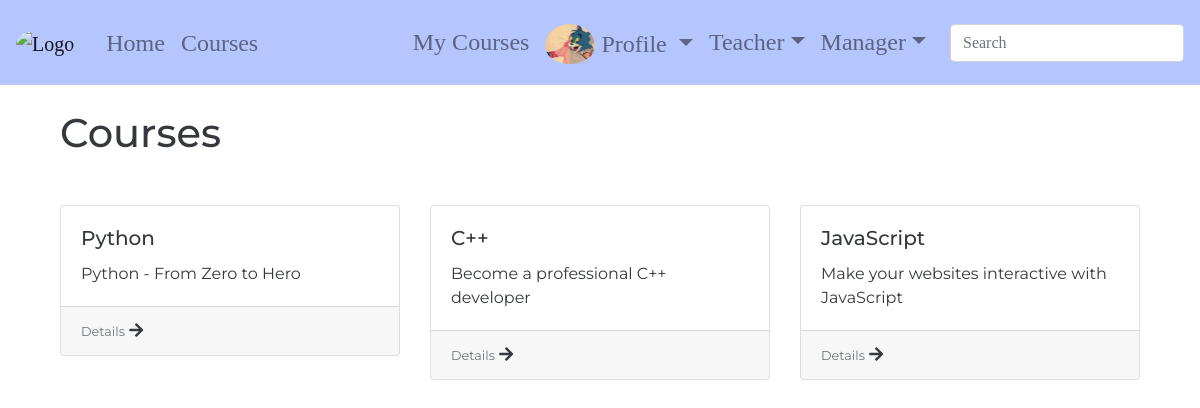
Screenshot of /courses/ (signed in) with the database file from the repository.
### accounts/models.py (models this page shows, shortened)
class CustomUser(AbstractUser, PermissionsMixin):
    email = models.EmailField(verbose_name='email', max_length=60, unique=True)
    username = models.CharField(max_length=30, unique=True)
    date_joined = models.DateTimeField(verbose_name='date joined', auto_now_add=True)
    last_login = models.DateTimeField(verbose_name='last login', auto_now=True)
    is_admin = models.BooleanField(default=False)
    is_active = models.BooleanField(default=True)
    is_staff = models.BooleanField(default=False)
    is_superuser = models.BooleanField(default=False)
    USERNAME_FIELD = 'email'
    REQUIRED_FIELDS = ['username', ]
    objects = CustomUserManager()

class Profile(models.Model):
    user = models.OneToOneField(settings.AUTH_USER_MODEL, related_name='profile', on_delete=models.CASCADE)
    first_name = models.CharField(max_length=40, null=True, blank=True)
    last_name = models.CharField(max_length=40, null=True, blank=True)
    phone = PhoneNumberField(max_length=20, null=True, blank=True)
    date_of_birth = models.DateField(null=True, blank=True)
    bio = models.TextField(null=True, blank=True)
    profile_pic = models.ImageField(null=True, blank=True, upload_to='images/profile_pics',
                                    default=get_default_profile_pic)

### courses/models.py (models this page shows, shortened)
class Course(models.Model):
    base_title = models.CharField(max_length=100)
    description = models.TextField(null=True, blank=True)
    slug = models.SlugField(allow_unicode=True, unique=True)

### courses/views.py (the view)
# urls.py: path('', views.CoursesList.as_view(), name='courses-list'),
class CoursesList(generic.ListView):
    model = course_models.Course
    template_name = 'courses/course_list.html'

### accounts/templatetags/accounts_extras.py (called while the page is built)
@register.filter(name='has_group')
def has_group(user, group_name):
    return user.groups.filter(name=group_name).exists()

### courses/templates/courses/course_list.html (shortened to what this page needs)
{% extends 'base.html' %}
{% block content %}
    <div class="container">
        <h1 class="mb-5">Courses</h1>
            <div class="row">
            {% for course in course_list  %}
                <div class="col-md-4 col-sm-6 col-xs-12">
                    <div class="card">
                        <div class="card-body">
                            <h5 class="card-title">{{ course.base_title }}</h5>
                            <p class="card-text">{{ course.description }}</p>
                        </div>
                        <div class="card-footer">
                            <p class="card-text d-inline">
                                <small class="text-muted">Details</small>
                            </p>
                            <i class="fas fa-arrow-right post_arrow_img d-inline"></i>
                        </div>
                    </div>
                </div>
            {%  endfor %}
            </div>
    </div>
{% endblock %}

### templates/base.html (shortened to what this page needs)
<!DOCTYPE html>
{% load static %}
{% load accounts_extras %}
<html lang="en">
<head>
    <link rel="stylesheet" href="https://stackpath.bootstrapcdn.com/bootstrap/4.5.2/css/bootstrap.min.css">
    <link rel="stylesheet" href="https://stackpath.bootstrapcdn.com/font-awesome/4.7.0/css/font-awesome.min.css">    <link href="https://fonts.googleapis.com/css?family=Montserrat" rel="stylesheet">
    <link rel="stylesheet" href="https://use.fontawesome.com/releases/v5.15.1/css/all.css">
    <link rel="stylesheet" href="{% static 'course_manager/css/master.css' %}">
</head>
<body>
    <nav class="smart_scroll navbar navbar-expand-lg navbar-light" id="baseNavbar">
        <a href="{% url 'homepage' %}" class="navbar-brand">
            <img id="blogLogo" src="" alt="Logo">
        </a>
        <div class="collapse navbar-collapse" id="basicExampleNav">
            <ul class="navbar-nav mr-auto ml-2">
                <li class="nav-item">
                    <a class="nav-link" href="{% url 'homepage' %}">Home</a>
                </li>
                <li class="nav-item">
                    <a class="nav-link" href="{% url 'courses:courses-list' %}">Courses</a>
                </li>
            </ul>
            {% if user.is_authenticated %}
                <ul class="navbar-nav ml-2 pr-3 nav-flex-icons">
                    <li class="nav-item mt-2">
                        <a class="nav-link" href="{% url 'courses:user-courses' %}">My Courses</a>
                    </li>
                    <li class="nav-item dropdown mt-2">
                        <a href="#" class="nav-link dropdown-toggle" id="navbarDropdownMenuLink-4" data-toggle="dropdown"
                            aria-haspopup="true" aria-expanded="false">
                            {% if user.profile.profile_pic %}
                                <img class="profile_pic" src="{{ user.profile.profile_pic.url }}" alt="User Profile Picture">
                            {% else %}
                                <img class="profile_pic" src="{% static 'course_manager/images/default_profile_pic_1.png' %}"
                                alt="Default Profile Picture">
                            {% endif %}
                            Profile
                        </a>
                    </li>
                    {% if user|has_group:'teachers' or user.is_superuser %}
                        <li class="nav-item dropdown mt-2">
                            <a href="" class="nav-link dropdown-toggle" id="navbarDropdownMenuLink-4" data-toggle="dropdown"
                               aria-haspopup="true" aria-expanded="false">Teacher</a>
                        </li>
                    {% endif %}
                    {% if user|has_group:'managers' or user.is_superuser %}
                        <li class="nav-item dropdown mt-2">
                            <a href="" class="nav-link dropdown-toggle" id="navbarDropdownMenuLink-4" data-toggle="dropdown"
                               aria-haspopup="true" aria-expanded="false">Manager</a>
                        </li>
                    {% endif %}
                </ul>
            {% endif %}
            <form class="navbar-form form-inline" method="get" action=""
                  role="search" id="navbarSearchForm">
              <div class="md-form my-2">
                <input id="searchBarInput" class="input_field form-control mr-sm-2" name="q"
                       type="text" placeholder="Search" aria-label="Search">
              </div>
            </form>
        </div>
    </nav>
    <div id="wrap" class="wrapper flex-grow-1">
        <div id="main" class="container content main_content mt-4 mb-5">
            {% block content %}
            {% endblock %}
        </div>
    </div>
</body>
</html>

### static/course_manager/css/master.css (style rules this page uses)
body { height: 100%; background-color: rgba(255, 255, 255, 0.39); color: #35383c; font-family: 'Montserrat', sans-serif; }
#baseNavbar { background-color: #b5c6ff; font-family: 'Arvo', serif; font-size: 1.5rem; }
#blogLogo { width: 90px; height: 75px; border-radius: 50%; }
#navbarSearchForm input[type=text] { width: 100%; }
.profile_pic { width: 50px; height: 45px; border-radius: 50%; padding-bottom: 5px; }

### rows the page displays
CustomUser: profile.profile_pic (picture)
Course: base_title "Python", description "Python - From Zero to Hero"
Course: base_title "C++", description "Become a professional C++ developer"
Course: base_title "JavaScript", description "Make your websites interactive with JavaScript"
